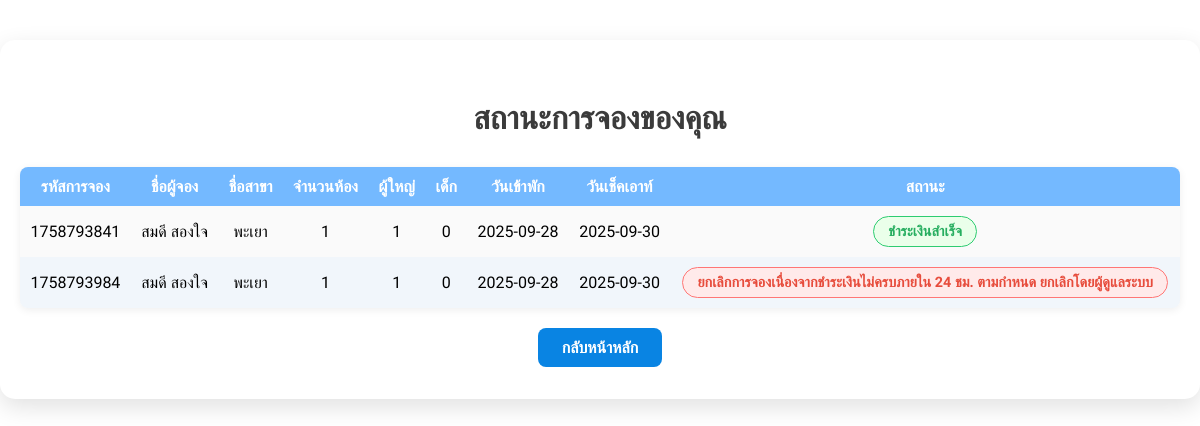
Before: /PHP/booking_status_pending.php (signed in) with the older database file.
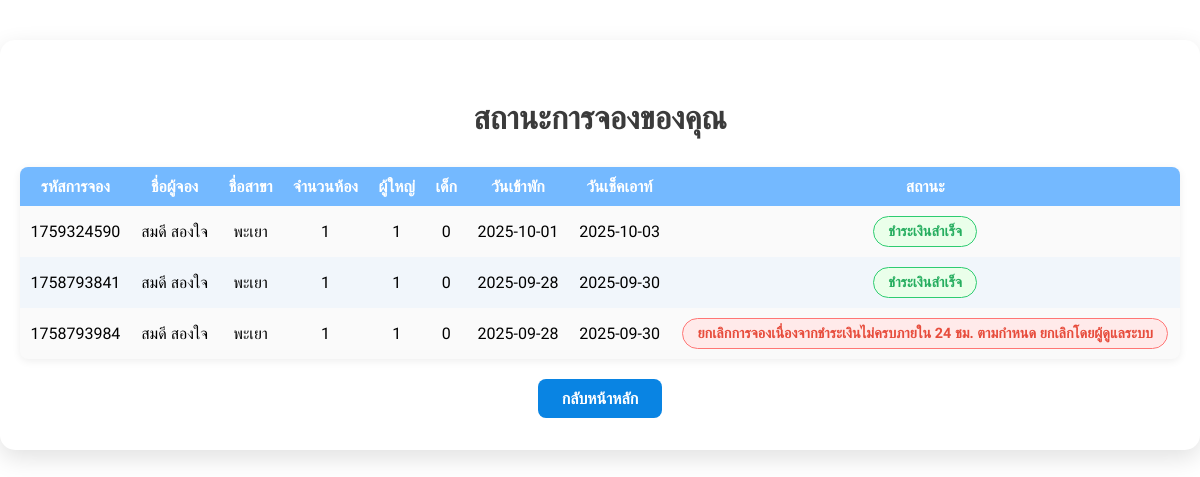
After: the same page with the newer database file.
### tables this page shows
CREATE TABLE `reservation` (
  `Reservation_Id` varchar(10) NOT NULL,
  `Guest_name` varchar(100) DEFAULT NULL,
  `Number_of_rooms` int(2) DEFAULT NULL,
  `Booking_time` varchar(10) DEFAULT NULL,
  `Number_of_adults` int(1) DEFAULT NULL,
  `Number_of_children` int(1) DEFAULT NULL,
  `Booking_date` date DEFAULT NULL,
  `Check_out_date` date DEFAULT NULL,
  `Email_Admin` varchar(30) DEFAULT NULL,
  `Province_Id` varchar(2) DEFAULT NULL,
  `Email_member` varchar(30) DEFAULT NULL,
  `receipt_image` varchar(255) DEFAULT NULL,
  `Booking_status_Id` varchar(5) DEFAULT NULL,
  `stars` int(1) DEFAULT NULL CHECK (`stars` >= 1 and `stars` <= 5),
  `comment` text DEFAULT NULL,
  `Notified` tinyint(1) DEFAULT 0,
  `Officer_confirmed` tinyint(1) DEFAULT 0
);

CREATE TABLE `province` (
  `Province_Id` varchar(2) NOT NULL,
  `Province_name` varchar(50) DEFAULT NULL,
  `Region_Id` varchar(2) DEFAULT NULL,
  `Address` varchar(255) NOT NULL,
  `Phone` varchar(20) NOT NULL
);

CREATE TABLE `booking_status` (
  `Booking_status_Id` varchar(5) NOT NULL,
  `Booking_status_name` varchar(300) DEFAULT NULL
);

### PHP/booking_status_pending.php (the view, shortened to what this page needs)
<?php
include 'db.php';
$email_member = $_SESSION['email'] ?? '';
$sql = "SELECT r.Reservation_Id, r.Guest_name, r.Number_of_rooms,
               r.Number_of_adults, r.Number_of_children,
               r.Booking_date, r.Check_out_date, r.Booking_status_Id,
               b.Booking_status_name,
               p.Province_name
        FROM reservation r
        LEFT JOIN booking_status b ON r.Booking_status_Id = b.Booking_status_Id
        LEFT JOIN province p ON r.Province_Id = p.Province_Id
        WHERE r.Email_member = ?
        ORDER BY r.Booking_date DESC";
$stmt = $conn->prepare($sql);
$stmt->bind_param('s', $email_member);
$stmt->execute();
$result = $stmt->get_result();
$bookings = [];
while ($row = $result->fetch_assoc()) {
  $bookings[] = $row;
}
?>
<!DOCTYPE html>
<html lang="th">
<head>
</head>
<body>
  <div class="container">
    <h2>สถานะการจองของคุณ</h2>
    <?php if (count($bookings) === 0): ?>
      <div class="no-booking">ไม่มีรายการจอง</div>
    <?php else: ?>
      <table>
        <thead>
          <tr>
            <th>รหัสการจอง</th>
            <th>ชื่อผู้จอง</th>
            <th>ชื่อสาขา</th>
            <th>จำนวนห้อง</th>
            <th>ผู้ใหญ่</th>
            <th>เด็ก</th>
            <th>วันเข้าพัก</th>
            <th>วันเช็คเอาท์</th>
            <th>สถานะ</th>
          </tr>
        </thead>
        <tbody>
          <?php foreach ($bookings as $b): ?>
            <tr>
              <td><?= htmlspecialchars($b['Reservation_Id']) ?></td>
              <td><?= htmlspecialchars($b['Guest_name']) ?></td>
              <td><?= htmlspecialchars($b['Province_name'] ?? 'ไม่ระบุ') ?></td>
              <td><?= htmlspecialchars($b['Number_of_rooms']) ?></td>
              <td><?= htmlspecialchars($b['Number_of_adults']) ?></td>
              <td><?= htmlspecialchars($b['Number_of_children']) ?></td>
              <td><?= htmlspecialchars($b['Booking_date']) ?></td>
              <td><?= htmlspecialchars($b['Check_out_date']) ?></td>
              <td>
                <span class="status s<?= $b['Booking_status_Id'] ?>">
                  <?= htmlspecialchars($b['Booking_status_name'] ?? 'ไม่ทราบ') ?>
                </span>
              </td>
            </tr>
          <?php endforeach; ?>
        </tbody>
      </table>
    <?php endif; ?>
    <div style="text-align:center;">
      <a href="home.php" class="back-btn">กลับหน้าหลัก</a>
    </div>
  </div>
</body>
</html>

Changed rows visible on the page:
added reservation: Reservation_Id "1759324590", Guest_name "สมดี สองใจ", Province_Id.Province_name "พะเยา", Number_of_rooms "1", Number_of_adults "1", Number_of_children "0", Booking_date "2025-10-01", Check_out_date "2025-10-03", Booking_status_Id.Booking_status_name "ชำระเงินสำเร็จ"
